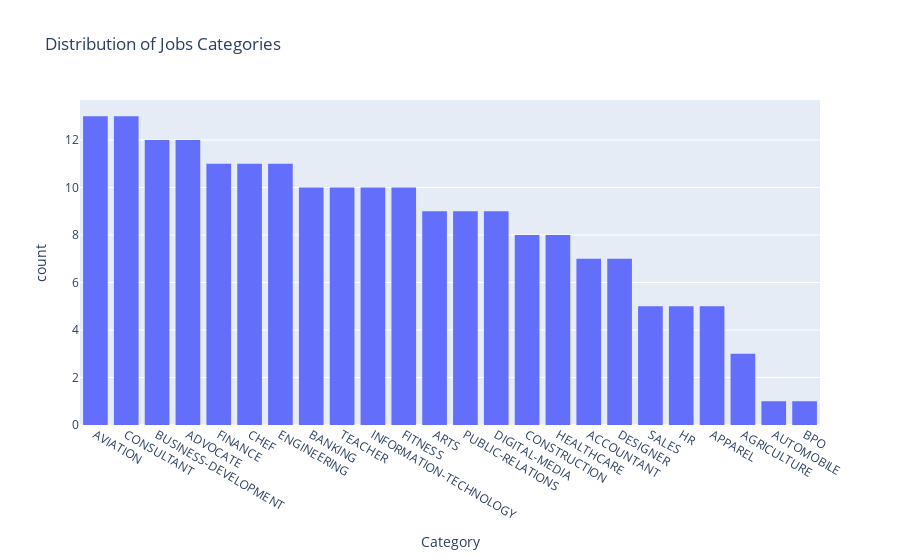

The notebook cell this image was saved under:
### Code cell
fig = px.histogram(
    data, x="Category", title="Distribution of Jobs Categories"
).update_xaxes(categoryorder="total descending")
fig.show()

### Figure 1 — Plotly figure (JSON) as saved in the notebook; plotly's stock layout.template omitted (floating-point values rounded to 4 significant figures; data arrays with more than 128 entries replaced by an {"elided": "..."} marker saying what was removed)
{"data": [{"alignmentgroup": "True", "bingroup": "x", "hovertemplate": "Category=%{x}<br>count=%{y}<extra></extra>", "legendgroup": "", "marker": {"color": "#636efa", "pattern": {"shape": ""}}, "name": "", "offsetgroup": "", "orientation": "v", "showlegend": false, "type": "histogram", "x": {"elided": "200 str values"}, "xaxis": "x", "yaxis": "y"}], "layout": {"barmode": "relative", "legend": {"tracegroupgap": 0}, "title": {"text": "Distribution of Jobs Categories"}, "xaxis": {"anchor": "y", "categoryorder": "total descending", "domain": [0, 1], "title": {"text": "Category"}}, "yaxis": {"anchor": "x", "domain": [0, 1], "title": {"text": "count"}}}}
